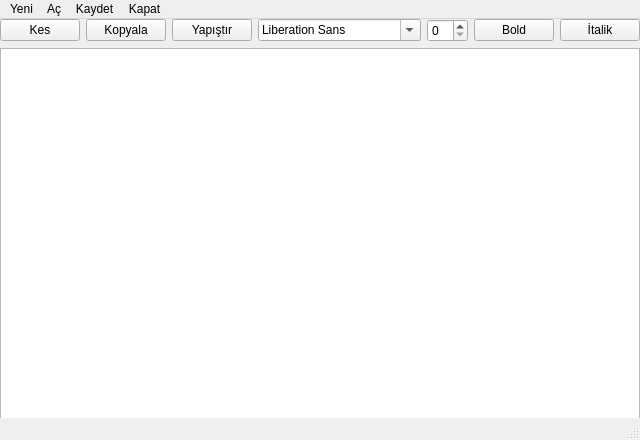
<?xml version="1.0" encoding="UTF-8"?>
<ui version="4.0">
 <class>MainWindow</class>
 <widget class="QMainWindow" name="MainWindow">
  <property name="geometry">
   <rect>
    <x>0</x>
    <y>0</y>
    <width>640</width>
    <height>440</height>
   </rect>
  </property>
  <property name="minimumSize">
   <size>
    <width>640</width>
    <height>440</height>
   </size>
  </property>
  <property name="maximumSize">
   <size>
    <width>640</width>
    <height>440</height>
   </size>
  </property>
  <property name="windowTitle">
   <string>MainWindow</string>
  </property>
  <widget class="QWidget" name="centralwidget">
   <widget class="QWidget" name="gridLayoutWidget">
    <property name="geometry">
     <rect>
      <x>0</x>
      <y>0</y>
      <width>640</width>
      <height>411</height>
     </rect>
    </property>
    <layout class="QGridLayout" name="gridLayout">
     <item row="0" column="4">
      <widget class="QSpinBox" name="spinBox"/>
     </item>
     <item row="0" column="2">
      <widget class="QPushButton" name="pushButton">
       <property name="text">
        <string>Yapıştır</string>
       </property>
      </widget>
     </item>
     <item row="0" column="0">
      <widget class="QPushButton" name="pushButton_5">
       <property name="text">
        <string>Kes</string>
       </property>
      </widget>
     </item>
     <item row="0" column="1">
      <widget class="QPushButton" name="pushButton_4">
       <property name="text">
        <string>Kopyala</string>
       </property>
      </widget>
     </item>
     <item row="0" column="3">
      <widget class="QFontComboBox" name="fontComboBox"/>
     </item>
     <item row="0" column="6">
      <widget class="QPushButton" name="pushButton_3">
       <property name="enabled">
        <bool>true</bool>
       </property>
       <property name="text">
        <string>İtalik</string>
       </property>
      </widget>
     </item>
     <item row="0" column="5">
      <widget class="QPushButton" name="pushButton_2">
       <property name="text">
        <string>Bold</string>
       </property>
      </widget>
     </item>
     <item row="1" column="0" colspan="7">
      <widget class="QTextEdit" name="textEdit"/>
     </item>
    </layout>
   </widget>
  </widget>
  <widget class="QMenuBar" name="menubar">
   <property name="geometry">
    <rect>
     <x>0</x>
     <y>0</y>
     <width>640</width>
     <height>22</height>
    </rect>
   </property>
   <widget class="QMenu" name="menuYeni">
    <property name="title">
     <string>Yeni</string>
    </property>
   </widget>
   <widget class="QMenu" name="menuA">
    <property name="title">
     <string>Aç</string>
    </property>
   </widget>
   <widget class="QMenu" name="menuKaydet">
    <property name="title">
     <string>Kaydet</string>
    </property>
   </widget>
   <widget class="QMenu" name="menuKapat">
    <property name="title">
     <string>Kapat</string>
    </property>
   </widget>
   <addaction name="menuYeni"/>
   <addaction name="menuA"/>
   <addaction name="menuKaydet"/>
   <addaction name="menuKapat"/>
  </widget>
  <widget class="QStatusBar" name="statusbar"/>
 </widget>
 <resources/>
 <connections/>
</ui>
